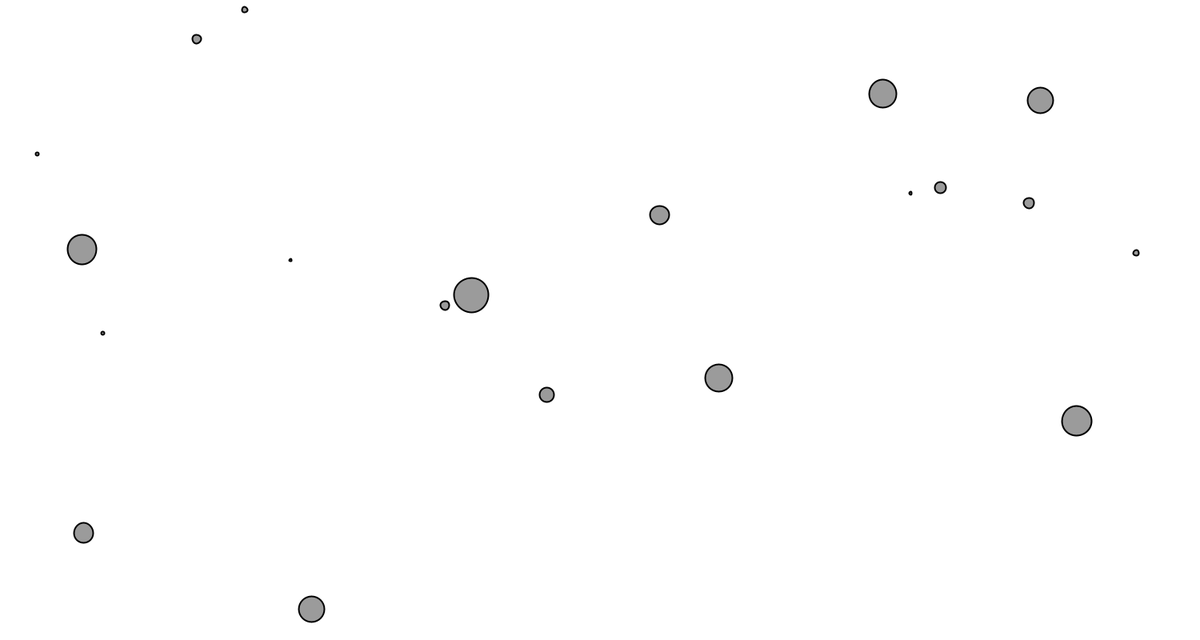
Frame 1 (no input)
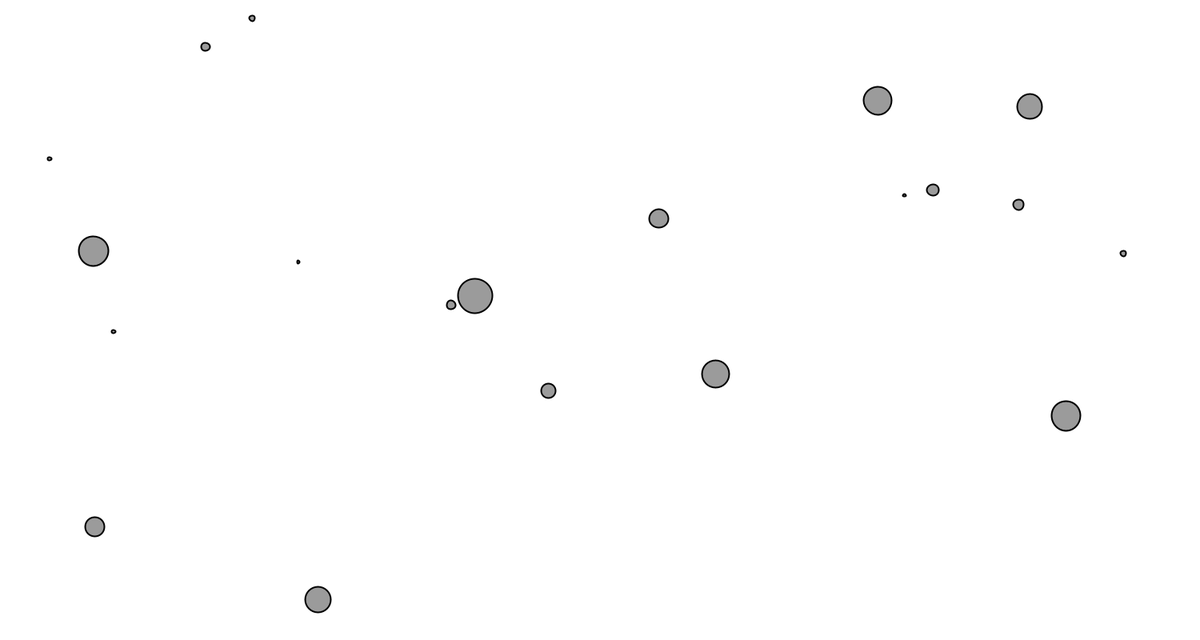
Frame 60 (the mouse pressed at the canvas centre just before this capture)
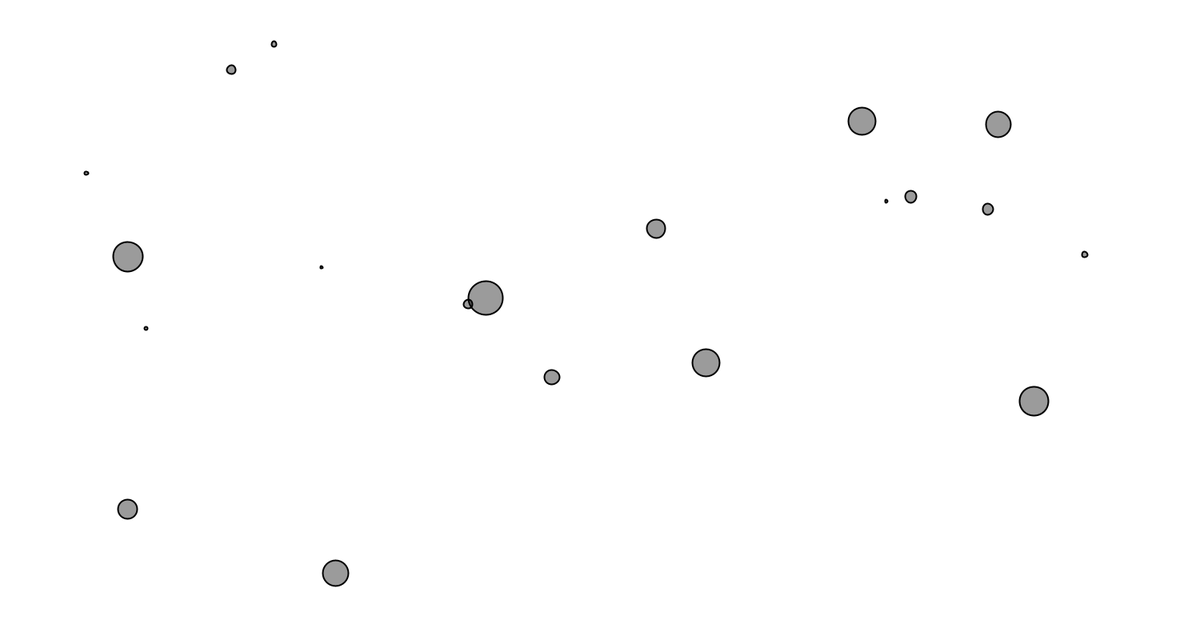
Frame 120 (the mouse held since frame 60 and released just before this capture)

The Processing sketch that drew these frames (run headless with seeded random() and noise(); from frame 60 on, the mouse is pressed at the canvas centre):

// Processing sketch: mutual_attraction
// ── mutual_attraction.pde
class Mover {
    PVector location;
    PVector velocity;
    PVector acceleration;
    float mass;

    Mover(float m, float x, float y) {
        mass = m;
        location = new PVector(x, y);
        velocity = new PVector(0, 0);
        acceleration = new PVector(0, 0);
    }

    void applyForce(PVector force) {
        PVector f = PVector.div(force, mass);
        acceleration.add(f);
    }

    void update() {
        velocity.add(acceleration);
        location.add(velocity);
        acceleration.mult(0);
    }

    void display() {
        stroke(0);
        strokeWeight(2);
        fill(0, 100);
        ellipse(location.x, location.y, mass * 24, mass * 24);
    }

    PVector attract(Mover m) {
        PVector force = PVector.sub(location, m.location);
        float distance = force.mag();
        distance = constrain(distance, 5.0, 25.0);
        force.normalize();
        float strength = (g * mass * m.mass) / (distance * distance); 
        force.mult(strength);
        return force;
    }
}


Mover[] movers = new Mover[20];
float g = 0.4;

void setup() {
    size(1500, 800);
    smooth();
    for (int i = 0; i < movers.length; i++) {
        movers[i] = new Mover(random(0.1, 2), random(width), random(height)); 
    }
}

void draw() {
    background(255);

    for (int i = 0; i < movers.length; i++) {
        for (int j = 0; j < movers.length; j++) {
            if (i != j) {
                PVector force = movers[j].attract(movers[i]);
                movers[i].applyForce(force);
            }
        }
        movers[i].update();
        movers[i].display();
    }
}
